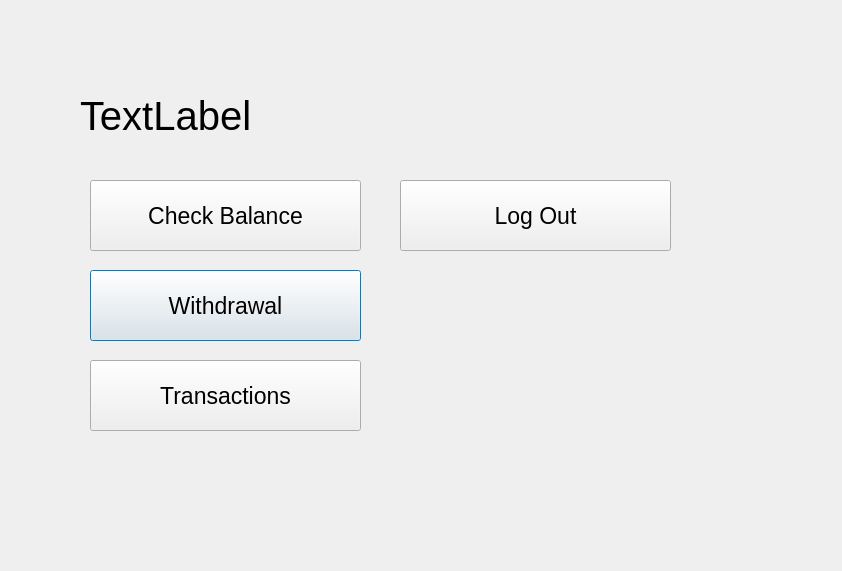
<?xml version="1.0" encoding="UTF-8"?>
<ui version="4.0">
 <class>main_menu_window</class>
 <widget class="QDialog" name="main_menu_window">
  <property name="geometry">
   <rect>
    <x>0</x>
    <y>0</y>
    <width>842</width>
    <height>571</height>
   </rect>
  </property>
  <property name="font">
   <font>
    <pointsize>17</pointsize>
   </font>
  </property>
  <property name="windowTitle">
   <string>Dialog</string>
  </property>
  <widget class="QLabel" name="label_card_id">
   <property name="geometry">
    <rect>
     <x>80</x>
     <y>70</y>
     <width>391</width>
     <height>91</height>
    </rect>
   </property>
   <property name="font">
    <font>
     <pointsize>30</pointsize>
    </font>
   </property>
   <property name="text">
    <string>TextLabel</string>
   </property>
  </widget>
  <widget class="QPushButton" name="btn_withdrawal">
   <property name="geometry">
    <rect>
     <x>90</x>
     <y>270</y>
     <width>271</width>
     <height>71</height>
    </rect>
   </property>
   <property name="text">
    <string>Withdrawal</string>
   </property>
  </widget>
  <widget class="QPushButton" name="btn_balance">
   <property name="geometry">
    <rect>
     <x>90</x>
     <y>180</y>
     <width>271</width>
     <height>71</height>
    </rect>
   </property>
   <property name="text">
    <string>Check Balance</string>
   </property>
  </widget>
  <widget class="QPushButton" name="btn_transactions">
   <property name="geometry">
    <rect>
     <x>90</x>
     <y>360</y>
     <width>271</width>
     <height>71</height>
    </rect>
   </property>
   <property name="text">
    <string>Transactions</string>
   </property>
  </widget>
  <widget class="QPushButton" name="btn_log_out">
   <property name="geometry">
    <rect>
     <x>400</x>
     <y>180</y>
     <width>271</width>
     <height>71</height>
    </rect>
   </property>
   <property name="text">
    <string>Log Out</string>
   </property>
  </widget>
 </widget>
 <resources/>
 <connections/>
</ui>
